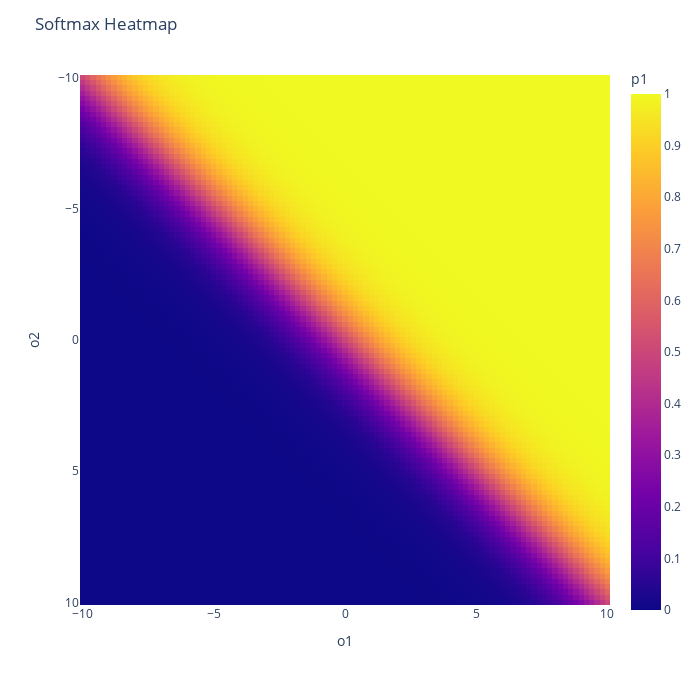

This figure's notebook cell:
### Code cell
import plotly.express as px

fig_heatmap = px.imshow(z, x=x[0], y=y[:,0], labels={'x': 'o1', 'y': 'o2', 'color': 'p1'})
fig_heatmap.update_layout(title='Softmax Heatmap', autosize=False, width=700, height=700)
fig_heatmap.show()

### Figure 1 — Plotly figure (JSON) as saved in the notebook; plotly's stock layout.template omitted (floating-point values rounded to 4 significant figures; data arrays with more than 128 entries replaced by an {"elided": "..."} marker saying what was removed)
{"data": [{"coloraxis": "coloraxis", "hovertemplate": "o1: %{x}<br>o2: %{y}<br>p1: %{z}<extra></extra>", "name": "0", "type": "heatmap", "x": [-10, -9.8, -9.6, -9.4, -9.2, -9, -8.8, -8.6, -8.4, -8.2, -8, -7.8, -7.6, -7.4, -7.2, -7, -6.8, -6.6, -6.4, -6.2, -6, -5.8, -5.6, -5.4, -5.2, -5, -4.8, -4.6, -4.4, -4.2, -4, -3.8, -3.6, -3.4, -3.2, -3, -2.8, -2.6, -2.4, -2.2, -2, -1.8, -1.6, -1.4, -1.2, -1, -0.8, -0.6, -0.4, -0.2, 0, 0.2, 0.4, 0.6, 0.8, 1, 1.2, 1.4, 1.6, 1.8, 2, 2.2, 2.4, 2.6, 2.8, 3, 3.2, 3.4, 3.6, 3.8, 4, 4.2, 4.4, 4.6, 4.8, 5, 5.2, 5.4, 5.6, 5.8, 6, 6.2, 6.4, 6.6, 6.8, 7, 7.2, 7.4, 7.6, 7.8, 8, 8.2, 8.4, 8.6, 8.8, 9, 9.2, 9.4, 9.6, 9.8, 10], "xaxis": "x", "y": [-10, -9.8, -9.6, -9.4, -9.2, -9, -8.8, -8.6, -8.4, -8.2, -8, -7.8, -7.6, -7.4, -7.2, -7, -6.8, -6.6, -6.4, -6.2, -6, -5.8, -5.6, -5.4, -5.2, -5, -4.8, -4.6, -4.4, -4.2, -4, -3.8, -3.6, -3.4, -3.2, -3, -2.8, -2.6, -2.4, -2.2, -2, -1.8, -1.6, -1.4, -1.2, -1, -0.8, -0.6, -0.4, -0.2, 0, 0.2, 0.4, 0.6, 0.8, 1, 1.2, 1.4, 1.6, 1.8, 2, 2.2, 2.4, 2.6, 2.8, 3, 3.2, 3.4, 3.6, 3.8, 4, 4.2, 4.4, 4.6, 4.8, 5, 5.2, 5.4, 5.6, 5.8, 6, 6.2, 6.4, 6.6, 6.8, 7, 7.2, 7.4, 7.6, 7.8, 8, 8.2, 8.4, 8.6, 8.8, 9, 9.2, 9.4, 9.6, 9.8, 10], "yaxis": "y", "z": {"elided": "101x101 float values"}}], "layout": {"autosize": false, "coloraxis": {"colorbar": {"title": {"text": "p1"}}, "colorscale": [[0, "#0d0887"], [0.1111, "#46039f"], [0.2222, "#7201a8"], [0.3333, "#9c179e"], [0.4444, "#bd3786"], [0.5556, "#d8576b"], [0.6667, "#ed7953"], [0.7778, "#fb9f3a"], [0.8889, "#fdca26"], [1, "#f0f921"]]}, "height": 700, "margin": {"t": 60}, "title": {"text": "Softmax Heatmap"}, "width": 700, "xaxis": {"anchor": "y", "constrain": "domain", "domain": [0, 1], "scaleanchor": "y", "title": {"text": "o1"}}, "yaxis": {"anchor": "x", "autorange": "reversed", "constrain": "domain", "domain": [0, 1], "title": {"text": "o2"}}}}
